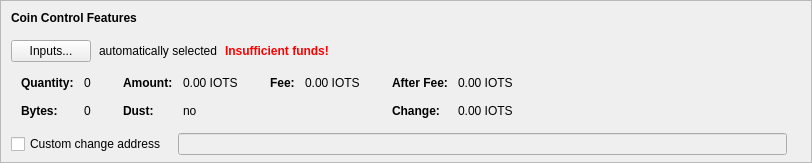
    <widget class="QFrame" name="frameCoinControl">
     <property name="sizePolicy">
      <sizepolicy hsizetype="Expanding" vsizetype="Expanding">
       <horstretch>0</horstretch>
       <verstretch>0</verstretch>
      </sizepolicy>
     </property>
     <property name="maximumSize">
      <size>
       <width>16777215</width>
       <height>16777215</height>
      </size>
     </property>
     <property name="frameShape">
      <enum>QFrame::StyledPanel</enum>
     </property>
     <property name="frameShadow">
      <enum>QFrame::Sunken</enum>
     </property>
     <layout class="QVBoxLayout" name="verticalLayoutCoinControl2">
      <property name="spacing">
       <number>0</number>
      </property>
      <property name="leftMargin">
       <number>0</number>
      </property>
      <property name="topMargin">
       <number>0</number>
      </property>
      <property name="rightMargin">
       <number>0</number>
      </property>
      <property name="bottomMargin">
       <number>6</number>
      </property>
      <item>
       <layout class="QVBoxLayout" name="verticalLayoutCoinControl" stretch="0,0,0,0,1">
        <property name="spacing">
         <number>0</number>
        </property>
        <property name="leftMargin">
         <number>10</number>
        </property>
        <property name="topMargin">
         <number>10</number>
        </property>
        <item>
         <layout class="QHBoxLayout" name="horizontalLayoutCoinControl1">
          <property name="bottomMargin">
           <number>15</number>
          </property>
          <item>
           <widget class="QLabel" name="labelCoinControlFeatures">
            <property name="sizePolicy">
             <sizepolicy hsizetype="Preferred" vsizetype="Maximum">
              <horstretch>0</horstretch>
              <verstretch>0</verstretch>
             </sizepolicy>
            </property>
            <property name="font">
             <font>
              <weight>75</weight>
              <bold>true</bold>
             </font>
            </property>
            <property name="styleSheet">
             <string notr="true">font-weight:bold;</string>
            </property>
            <property name="text">
             <string>Coin Control Features</string>
            </property>
           </widget>
          </item>
         </layout>
        </item>
        <item>
         <layout class="QHBoxLayout" name="horizontalLayoutCoinControl2" stretch="0,0,0,0">
          <property name="spacing">
           <number>8</number>
          </property>
          <property name="bottomMargin">
           <number>10</number>
          </property>
          <item>
           <widget class="QPushButton" name="pushButtonCoinControl">
            <property name="styleSheet">
             <string notr="true"/>
            </property>
            <property name="text">
             <string>Inputs...</string>
            </property>
            <property name="autoDefault">
             <bool>false</bool>
            </property>
           </widget>
          </item>
          <item>
           <widget class="QLabel" name="labelCoinControlAutomaticallySelected">
            <property name="text">
             <string>automatically selected</string>
            </property>
            <property name="margin">
             <number>5</number>
            </property>
           </widget>
          </item>
          <item>
           <widget class="QLabel" name="labelCoinControlInsuffFunds">
            <property name="font">
             <font>
              <weight>75</weight>
              <bold>true</bold>
             </font>
            </property>
            <property name="styleSheet">
             <string notr="true">color:red;font-weight:bold;</string>
            </property>
            <property name="text">
             <string>Insufficient funds!</string>
            </property>
            <property name="margin">
             <number>5</number>
            </property>
           </widget>
          </item>
          <item>
           <spacer name="horizontalSpacerCoinControl">
            <property name="orientation">
             <enum>Qt::Horizontal</enum>
            </property>
            <property name="sizeHint" stdset="0">
             <size>
              <width>40</width>
              <height>1</height>
             </size>
            </property>
           </spacer>
          </item>
         </layout>
        </item>
        <item>
         <widget class="QWidget" name="widgetCoinControl" native="true">
          <property name="sizePolicy">
           <sizepolicy hsizetype="Preferred" vsizetype="Preferred">
            <horstretch>0</horstretch>
            <verstretch>0</verstretch>
           </sizepolicy>
          </property>
          <property name="minimumSize">
           <size>
            <width>0</width>
            <height>0</height>
           </size>
          </property>
          <property name="styleSheet">
           <string notr="true"/>
          </property>
          <layout class="QHBoxLayout" name="horizontalLayoutCoinControl5">
           <property name="leftMargin">
            <number>0</number>
           </property>
           <property name="topMargin">
            <number>0</number>
           </property>
           <property name="rightMargin">
            <number>0</number>
           </property>
           <property name="bottomMargin">
            <number>0</number>
           </property>
           <item>
            <layout class="QHBoxLayout" name="horizontalLayoutCoinControl3" stretch="0,0,0,1">
             <property name="spacing">
              <number>20</number>
             </property>
             <property name="topMargin">
              <number>0</number>
             </property>
             <property name="bottomMargin">
              <number>10</number>
             </property>
             <item>
              <layout class="QFormLayout" name="formLayoutCoinControl1">
               <property name="horizontalSpacing">
                <number>10</number>
               </property>
               <property name="verticalSpacing">
                <number>14</number>
               </property>
               <property name="leftMargin">
                <number>10</number>
               </property>
               <property name="topMargin">
                <number>4</number>
               </property>
               <property name="rightMargin">
                <number>6</number>
               </property>
               <item row="0" column="0">
                <widget class="QLabel" name="labelCoinControlQuantityText">
                 <property name="font">
                  <font>
                   <weight>75</weight>
                   <bold>true</bold>
                  </font>
                 </property>
                 <property name="text">
                  <string>Quantity:</string>
                 </property>
                 <property name="margin">
                  <number>0</number>
                 </property>
                </widget>
               </item>
               <item row="0" column="1">
                <widget class="QLabel" name="labelCoinControlQuantity">
                 <property name="cursor">
                  <cursorShape>IBeamCursor</cursorShape>
                 </property>
                 <property name="contextMenuPolicy">
                  <enum>Qt::ActionsContextMenu</enum>
                 </property>
                 <property name="text">
                  <string notr="true">0</string>
                 </property>
                 <property name="margin">
                  <number>0</number>
                 </property>
                 <property name="textInteractionFlags">
                  <set>Qt::LinksAccessibleByMouse|Qt::TextSelectableByKeyboard|Qt::TextSelectableByMouse</set>
                 </property>
                </widget>
               </item>
               <item row="1" column="0">
                <widget class="QLabel" name="labelCoinControlBytesText">
                 <property name="font">
                  <font>
                   <weight>75</weight>
                   <bold>true</bold>
                  </font>
                 </property>
                 <property name="text">
                  <string>Bytes:</string>
                 </property>
                </widget>
               </item>
               <item row="1" column="1">
                <widget class="QLabel" name="labelCoinControlBytes">
                 <property name="cursor">
                  <cursorShape>IBeamCursor</cursorShape>
                 </property>
                 <property name="contextMenuPolicy">
                  <enum>Qt::ActionsContextMenu</enum>
                 </property>
                 <property name="text">
                  <string notr="true">0</string>
                 </property>
                 <property name="textInteractionFlags">
                  <set>Qt::LinksAccessibleByMouse|Qt::TextSelectableByKeyboard|Qt::TextSelectableByMouse</set>
                 </property>
                </widget>
               </item>
              </layout>
             </item>
             <item>
              <layout class="QFormLayout" name="formLayoutCoinControl2">
               <property name="horizontalSpacing">
                <number>10</number>
               </property>
               <property name="verticalSpacing">
                <number>14</number>
               </property>
               <property name="leftMargin">
                <number>6</number>
               </property>
               <property name="topMargin">
                <number>4</number>
               </property>
               <property name="rightMargin">
                <number>6</number>
               </property>
               <item row="0" column="0">
                <widget class="QLabel" name="labelCoinControlAmountText">
                 <property name="font">
                  <font>
                   <weight>75</weight>
                   <bold>true</bold>
                  </font>
                 </property>
                 <property name="text">
                  <string>Amount:</string>
                 </property>
                 <property name="margin">
                  <number>0</number>
                 </property>
                </widget>
               </item>
               <item row="0" column="1">
                <widget class="QLabel" name="labelCoinControlAmount">
                 <property name="cursor">
                  <cursorShape>IBeamCursor</cursorShape>
                 </property>
                 <property name="contextMenuPolicy">
                  <enum>Qt::ActionsContextMenu</enum>
                 </property>
                 <property name="text">
                  <string notr="true">0.00 IOTS</string>
                 </property>
                 <property name="textInteractionFlags">
                  <set>Qt::LinksAccessibleByMouse|Qt::TextSelectableByKeyboard|Qt::TextSelectableByMouse</set>
                 </property>
                </widget>
               </item>
               <item row="1" column="0">
                <widget class="QLabel" name="labelCoinControlLowOutputText">
                 <property name="font">
                  <font>
                   <weight>75</weight>
                   <bold>true</bold>
                  </font>
                 </property>
                 <property name="text">
                  <string>Dust:</string>
                 </property>
                </widget>
               </item>
               <item row="1" column="1">
                <widget class="QLabel" name="labelCoinControlLowOutput">
                 <property name="cursor">
                  <cursorShape>IBeamCursor</cursorShape>
                 </property>
                 <property name="contextMenuPolicy">
                  <enum>Qt::ActionsContextMenu</enum>
                 </property>
                 <property name="text">
                  <string notr="true">no</string>
                 </property>
                 <property name="textInteractionFlags">
                  <set>Qt::LinksAccessibleByMouse|Qt::TextSelectableByKeyboard|Qt::TextSelectableByMouse</set>
                 </property>
                </widget>
               </item>
              </layout>
             </item>
             <item>
              <layout class="QFormLayout" name="formLayoutCoinControl3">
               <property name="horizontalSpacing">
                <number>10</number>
               </property>
               <property name="verticalSpacing">
                <number>14</number>
               </property>
               <property name="leftMargin">
                <number>6</number>
               </property>
               <property name="topMargin">
                <number>4</number>
               </property>
               <property name="rightMargin">
                <number>6</number>
               </property>
               <item row="0" column="0">
                <widget class="QLabel" name="labelCoinControlFeeText">
                 <property name="font">
                  <font>
                   <weight>75</weight>
                   <bold>true</bold>
                  </font>
                 </property>
                 <property name="text">
                  <string>Fee:</string>
                 </property>
                 <property name="margin">
                  <number>0</number>
                 </property>
                </widget>
               </item>
               <item row="0" column="1">
                <widget class="QLabel" name="labelCoinControlFee">
                 <property name="cursor">
                  <cursorShape>IBeamCursor</cursorShape>
                 </property>
                 <property name="contextMenuPolicy">
                  <enum>Qt::ActionsContextMenu</enum>
                 </property>
                 <property name="text">
                  <string notr="true">0.00 IOTS</string>
                 </property>
                 <property name="textInteractionFlags">
                  <set>Qt::LinksAccessibleByMouse|Qt::TextSelectableByKeyboard|Qt::TextSelectableByMouse</set>
                 </property>
                </widget>
               </item>
              </layout>
             </item>
             <item>
              <layout class="QFormLayout" name="formLayoutCoinControl4">
               <property name="horizontalSpacing">
                <number>10</number>
               </property>
               <property name="verticalSpacing">
                <number>14</number>
               </property>
               <property name="leftMargin">
                <number>6</number>
               </property>
               <property name="topMargin">
                <number>4</number>
               </property>
               <property name="rightMargin">
                <number>6</number>
               </property>
               <item row="0" column="0">
                <widget class="QLabel" name="labelCoinControlAfterFeeText">
                 <property name="font">
                  <font>
                   <weight>75</weight>
                   <bold>true</bold>
                  </font>
                 </property>
                 <property name="text">
                  <string>After Fee:</string>
                 </property>
                 <property name="margin">
                  <number>0</number>
                 </property>
                </widget>
               </item>
               <item row="0" column="1">
                <widget class="QLabel" name="labelCoinControlAfterFee">
                 <property name="cursor">
                  <cursorShape>IBeamCursor</cursorShape>
                 </property>
                 <property name="contextMenuPolicy">
                  <enum>Qt::ActionsContextMenu</enum>
                 </property>
                 <property name="text">
                  <string notr="true">0.00 IOTS</string>
                 </property>
                 <property name="textInteractionFlags">
                  <set>Qt::LinksAccessibleByMouse|Qt::TextSelectableByKeyboard|Qt::TextSelectableByMouse</set>
                 </property>
                </widget>
               </item>
               <item row="1" column="0">
                <widget class="QLabel" name="labelCoinControlChangeText">
                 <property name="font">
                  <font>
                   <weight>75</weight>
                   <bold>true</bold>
                  </font>
                 </property>
                 <property name="text">
                  <string>Change:</string>
                 </property>
                </widget>
               </item>
               <item row="1" column="1">
                <widget class="QLabel" name="labelCoinControlChange">
                 <property name="cursor">
                  <cursorShape>IBeamCursor</cursorShape>
                 </property>
                 <property name="contextMenuPolicy">
                  <enum>Qt::ActionsContextMenu</enum>
                 </property>
                 <property name="text">
                  <string notr="true">0.00 IOTS</string>
                 </property>
                 <property name="textInteractionFlags">
                  <set>Qt::LinksAccessibleByMouse|Qt::TextSelectableByKeyboard|Qt::TextSelectableByMouse</set>
                 </property>
                </widget>
               </item>
              </layout>
             </item>
            </layout>
           </item>
          </layout>
         </widget>
        </item>
        <item>
         <layout class="QHBoxLayout" name="horizontalLayoutCoinControl4" stretch="0,0,0">
          <property name="spacing">
           <number>12</number>
          </property>
          <property name="sizeConstraint">
           <enum>QLayout::SetDefaultConstraint</enum>
          </property>
          <property name="topMargin">
           <number>5</number>
          </property>
          <property name="rightMargin">
           <number>5</number>
          </property>
          <item>
           <widget class="QCheckBox" name="checkBoxCoinControlChange">
            <property name="toolTip">
             <string>If this is activated, but the change address is empty or invalid, change will be sent to a newly generated address.</string>
            </property>
            <property name="text">
             <string>Custom change address</string>
            </property>
           </widget>
          </item>
          <item>
           <widget class="QValidatedLineEdit" name="lineEditCoinControlChange">
            <property name="enabled">
             <bool>false</bool>
            </property>
            <property name="sizePolicy">
             <sizepolicy hsizetype="Expanding" vsizetype="Fixed">
              <horstretch>0</horstretch>
              <verstretch>0</verstretch>
             </sizepolicy>
            </property>
           </widget>
          </item>
          <item>
           <widget class="QLabel" name="labelCoinControlChangeLabel">
            <property name="sizePolicy">
             <sizepolicy hsizetype="Preferred" vsizetype="Expanding">
              <horstretch>0</horstretch>
              <verstretch>0</verstretch>
             </sizepolicy>
            </property>
            <property name="minimumSize">
             <size>
              <width>0</width>
              <height>0</height>
             </size>
            </property>
            <property name="text">
             <string/>
            </property>
            <property name="margin">
             <number>3</number>
            </property>
           </widget>
          </item>
         </layout>
        </item>
        <item>
         <spacer name="verticalSpacerCoinControl">
          <property name="orientation">
           <enum>Qt::Vertical</enum>
          </property>
          <property name="sizeHint" stdset="0">
           <size>
            <width>800</width>
            <height>1</height>
           </size>
          </property>
         </spacer>
        </item>
       </layout>
      </item>
     </layout>
    </widget>
